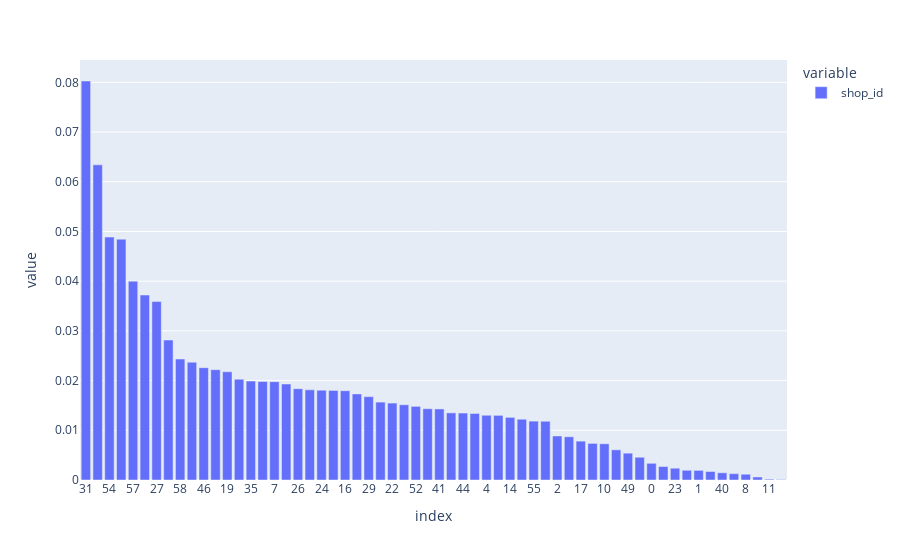

The notebook cell this image was saved under:
### Markdown cell above
## Percentage of orders per shop

### Code cell
px.bar(
    sales.shop_id.value_counts(normalize=True).sort_values(ascending=False)
).update_xaxes(type="category")

### Figure 1 — Plotly figure (JSON) as saved in the notebook; plotly's stock layout.template omitted (floating-point values rounded to 4 significant figures)
{"data": [{"alignmentgroup": "True", "hovertemplate": "variable=shop_id<br>index=%{x}<br>value=%{y}<extra></extra>", "legendgroup": "shop_id", "marker": {"color": "#636efa"}, "name": "shop_id", "offsetgroup": "shop_id", "orientation": "v", "showlegend": true, "textposition": "auto", "type": "bar", "x": [31, 25, 54, 28, 57, 42, 27, 6, 58, 56, 46, 50, 19, 15, 35, 21, 7, 47, 26, 18, 24, 53, 16, 30, 29, 38, 22, 51, 52, 59, 41, 37, 44, 43, 4, 5, 14, 45, 55, 12, 2, 3, 17, 48, 10, 13, 49, 39, 0, 32, 23, 34, 1, 33, 40, 9, 8, 20, 11, 36], "xaxis": "x", "y": [0.08026, 0.06339, 0.04887, 0.04845, 0.04, 0.03721, 0.03589, 0.02816, 0.02433, 0.0237, 0.02259, 0.0222, 0.02177, 0.02027, 0.01991, 0.0198, 0.01978, 0.01931, 0.01836, 0.01813, 0.01806, 0.01803, 0.01796, 0.01732, 0.01677, 0.01567, 0.01548, 0.01513, 0.01482, 0.01434, 0.01429, 0.0135, 0.01346, 0.01338, 0.01303, 0.013, 0.0126, 0.01223, 0.01184, 0.01182, 0.008853, 0.008697, 0.007817, 0.007361, 0.007288, 0.006071, 0.005398, 0.004578, 0.003357, 0.002707, 0.002372, 0.001959, 0.001934, 0.001712, 0.00145, 0.001278, 0.001162, 0.0006104, 0.00017, 0.0001042], "yaxis": "y"}], "layout": {"barmode": "relative", "legend": {"title": {"text": "variable"}, "tracegroupgap": 0}, "margin": {"t": 60}, "xaxis": {"anchor": "y", "domain": [0, 1], "title": {"text": "index"}, "type": "category"}, "yaxis": {"anchor": "x", "domain": [0, 1], "title": {"text": "value"}}}}
